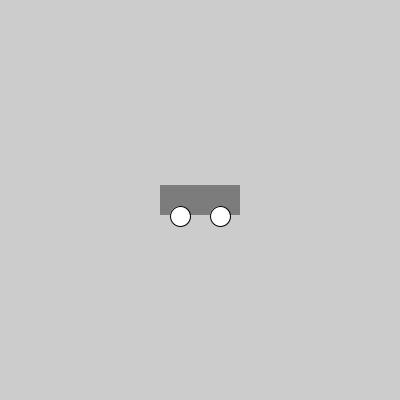
Frame 1 (no input)
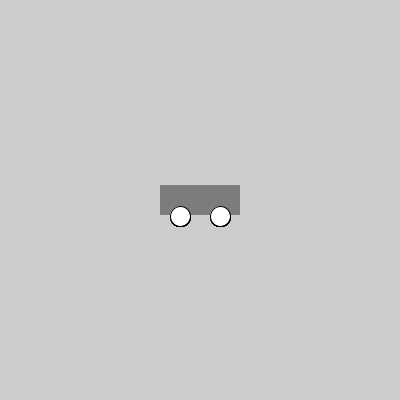
Frame 60 (the mouse pressed at the canvas centre just before this capture)
Frame 120 (the mouse held since frame 60 and released just before this capture): identical to frame 60, image omitted

The Processing sketch that drew these frames (run headless with seeded random() and noise(); from frame 60 on, the mouse is pressed at the canvas centre):

// Processing sketch: Es_1_3
// ── Es_1_3.pde
void setup(){
  size(400, 400);
}

void draw(){
  noStroke();
  rectMode(CENTER);
  fill(124);
  rect(width/2, height/2, 80, 30); 
  fill(255);
  stroke(0);
  ellipse(width/2+20, height/2+16, 20, 20);
  ellipse(width/2-20, height/2+16, 20, 20);
}
